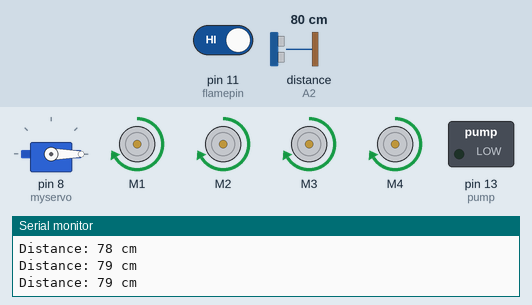
Recording of a sketch running on a simulated Arduino Uno, built with avr-gcc and run on an emulated ATmega328P. On the bench: servo, 4 × DC motor (green arrow = forward, orange = backward, longer = faster), switched loads named in the sketch (green lamp = pin HIGH), the last lines printed to the serial monitor. Wiring (inferred from the names in the program): ultrasonic range finder: trigger A3; echo A2. Inputs (shaded band) come from the test bench; at power-on: distance to the obstacle (sensor on A2) 80 cm, pin 11 (flamepin) HIGH. The echo pulse lasts 58.3 µs per cm; pins used as bus, display or sensor lines are not drawn.

Above: at 1.2 s.
1.3 s: distance to the obstacle (sensor on A2) set to 10 cm
2.8 s: distance to the obstacle (sensor on A2) set to 7 cm
At 3.5 s:
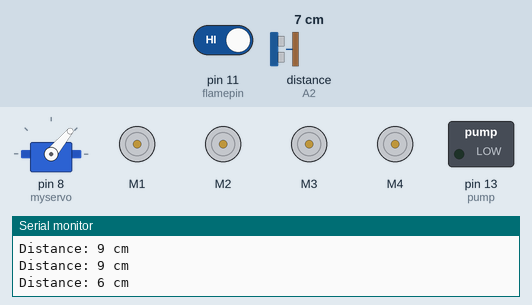
At 4.1 s:
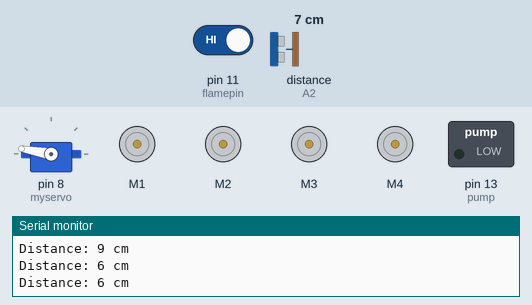
5.8 s: pin 11 (flamepin) driven LOW
At 6.9 s:
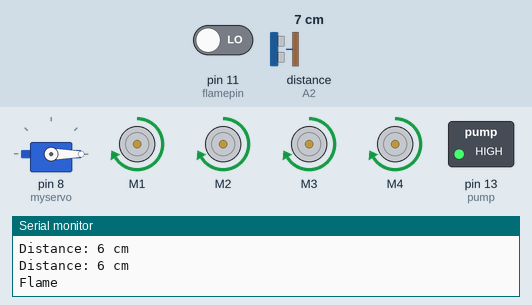
Timing chart, 0 to 42.7 s (numbered marks = the images above; inputs shaded):
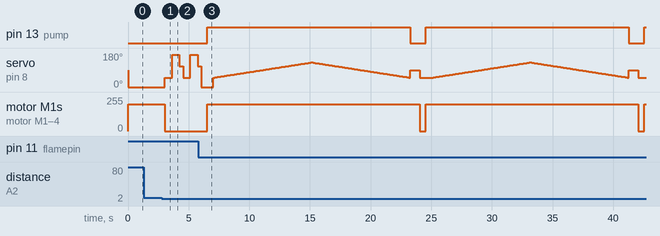

Measured:
- the behaviour switches between 9 and 8 cm on distance to the obstacle (sensor on A2) (found by bisection; images 0 and 1)
- after the input at 2.8 s, servo on pin 8 (myservo): 0° → 50° after 0.24 s, → 170° 0.60 s later, → 110° 0.60 s later, → 50° 0.30 s later, … (6 changes in this stretch); motor M1–4: forward 200/255 → stopped after 0.24 s
- after the input at 5.8 s, pin 13 (pump): alternates HIGH for 16.7 s and LOW for 1.3 s, starting after 0.75 s; motor M1–4: alternates forward 200/255 for 17.5 s and stopped for 0.50 s, starting after 0.75 s

The sketch:

fire_bot_2.0.1.ino
```cpp
#include <Servo.h>
#include <AFMotor.h>
Servo myservo;

int pos = 0;
int c1,c2,c3,casee=0;
int h,l=0;
const int flamepin = 11;
int Flame = HIGH;
int distancer;
int distancel;
//char z;


#define MAX_SPEED 200 // sets speed of DC  motors
#define MAX_SPEED_OFFSET 20

AF_DCMotor motor1(1);
AF_DCMotor motor2(2);
AF_DCMotor motor3(3);
AF_DCMotor motor4(4);


int speedSet = 0;
#define trigPin A3    // ultrasonic sensor
#define echoPin A2    // ultrasonic sensor
#define pump 13      // water pump[DC motor]
//#define FS A4        // flame sensor


//Servo
const int sensorMin = 0;     // sensor min
const int sensorMax = 1024;  // sensor max

// defines variables
long duration; // variable for the duration of sound wave travel
int distance;  // variable for the distance measurement
int ultrasonic();

void setup()
{
  pinMode(pump, OUTPUT);
  pinMode(flamepin, INPUT);
  pinMode(trigPin, OUTPUT);
  pinMode(echoPin, INPUT);

  Serial.begin(9600);

  myservo.attach(8); //Water Pump's Base Servo Motor
  myservo.write(90);
  //  pinMode(FS, INPUT);
  //  Serial.begin(9600);

  motor1.setSpeed(200);
  motor1.run(RELEASE);
  motor2.setSpeed(200);
  motor2.run(RELEASE);
  motor3.setSpeed(200);
  motor3.run(RELEASE);
  motor4.setSpeed(200);
  motor4.run(RELEASE);

}


void fire_ex()
{
  delay (500);
  moveForward(); /////////////////////////////////////////////////

  digitalWrite(pump, HIGH); //Turn the pump ON for DC Motor
  delay(500);

  for (pos = 50; pos <= 130; pos += 1) {
    myservo.write(pos);
    delay(100);
  }
  for (pos = 130; pos >= 50; pos -= 1) {
    myservo.write(pos);
    delay(100);
  }

  digitalWrite(pump, LOW);
  myservo.write(90);

  Flame = HIGH;
}

int ultrasonic()
{
  digitalWrite(trigPin, LOW);
  delayMicroseconds(2);
  // Sets the trigPin HIGH (ACTIVE) for 10 microseconds
  digitalWrite(trigPin, HIGH);
  delayMicroseconds(10);
  digitalWrite(trigPin, LOW);
  // Reads the echoPin, returns the sound wave travel time in microseconds
  duration = pulseIn(echoPin, HIGH);
  // Calculating the distance
  distance = duration * 0.034 / 2; // Speed of sound wave divided by 2 (go and back)
  // Displays the distance on the Serial Monitor
  Serial.print("Distance: ");
  Serial.print(distance);
  Serial.println(" cm");
  return distance;
}

int right()
{
  myservo.write(50);
  delay(500);
  int dist = ultrasonic();
  delay(100);
  myservo.write(110);
  return dist;
}
int left()
{
  myservo.write(170);
  delay(500);
  int dist = ultrasonic();
  delay(100);
  myservo.write(110);
  return dist;
}
void moveStop()
{
  motor1.run(RELEASE);
  motor2.run(RELEASE);
  motor3.run(RELEASE);
  motor4.run(RELEASE);
}

void moveForward() {
  motor1.run(FORWARD);
  motor2.run(FORWARD);
  motor3.run(FORWARD);
  motor4.run(FORWARD);
}

void turnRight() {
  motor1.run(FORWARD);
  motor2.run(FORWARD);
  motor3.run(BACKWARD);
  motor4.run(BACKWARD);
  delay(500);
  motor1.run(FORWARD);
  motor2.run(FORWARD);
  motor3.run(FORWARD);
  motor4.run(FORWARD);
}

void turnLeft() {
  motor1.run(BACKWARD);
  motor2.run(BACKWARD);
  motor3.run(FORWARD);
  motor4.run(FORWARD);
  delay(500);
  motor1.run(FORWARD);
  motor2.run(FORWARD);
  motor3.run(FORWARD);
  motor4.run(FORWARD);
}

void loop()
{
  // moveForward(); ///////////////////////////////////////////////////////////////////// dhyand do
  ultrasonic();
  myservo.write(pos);


  Flame = digitalRead(flamepin);
  //Flame = Serial.read();
   if (Flame==LOW)
   {l=0;
     l+=1;
   }
   else
   {h=0;
     h+=1;
   }

   if (distance > 8)
  {
   c1=0;
   c1+=1;
   casee=c1;
  }

  else if (distance < 8 && l==1)

  {
   c2=0;
   c2+=2;
   casee=c2;
  }
  else if (distance < 8 && h==1)
  {
   c3=0;
   c3+=3;
   casee=c3;
  }

 switch(casee)
{
   case 1: moveForward();
              break;


   case 2: Serial.println("Flame");
           moveStop();
           fire_ex();
           delay(500);
           break;

   case 3: moveStop();
        distancer = right();
        distancel = left();
       if (distancer > distancel)
    {
      turnRight();
    }
      else if (distancer < distancel)
    {
      turnLeft();
    }
     break;


  default:  Serial.println("no worries");

}
  delay(300); //Slow down the speed of robot

}
```
